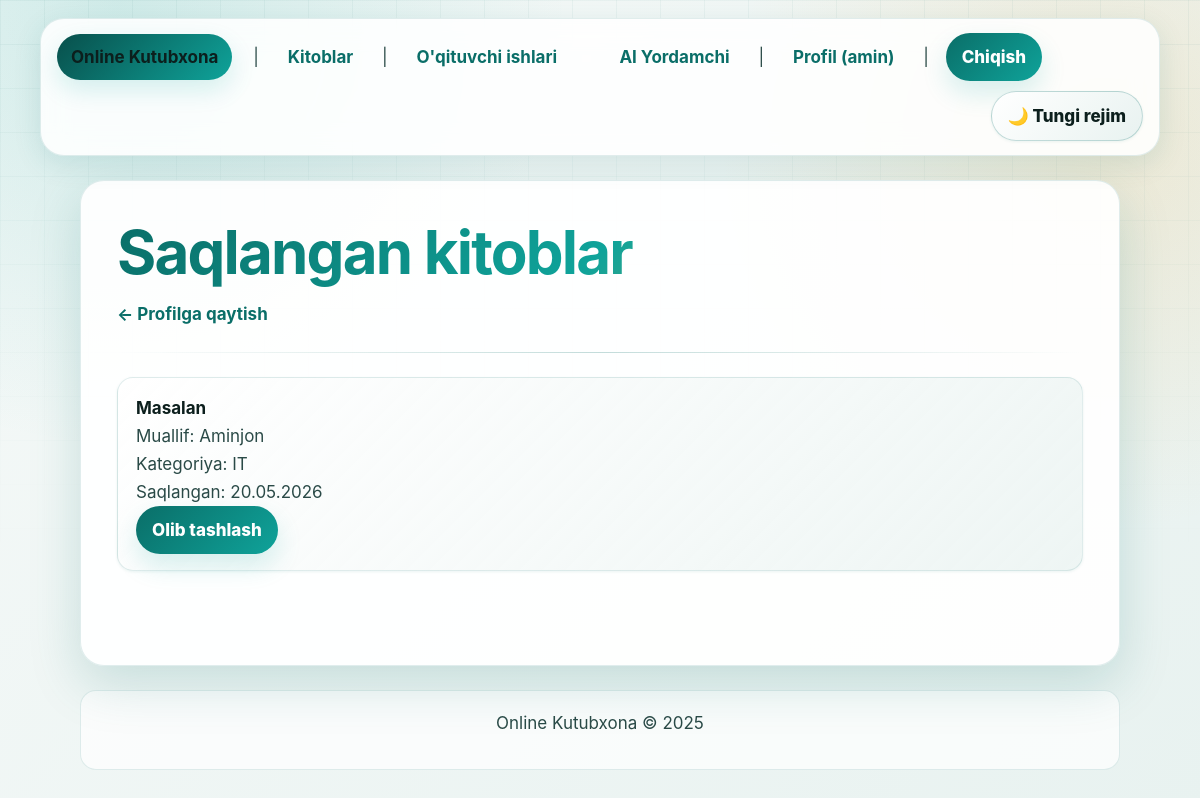
/profile/saved-books/ (signed in), run on the app's committed database.
### main/models.py (models this page shows, shortened)
class User(AbstractUser):
    class Role(models.TextChoices):
        STUDENT = 'student', 'Talaba'
        TEACHER = 'teacher', "O'qituvchi"
        ADMIN   = 'admin',   'Admin'
    role = models.CharField(
        max_length=10,
        choices=Role.choices,
        default=Role.STUDENT,
        verbose_name="Rol",
    )
    avatar = models.ImageField(
        upload_to='avatars/',
        null=True,
        blank=True,
        verbose_name="Profil rasmi",
    )
    bio = models.TextField(
        blank=True,
        verbose_name="Biografiya",
    )
    phone = models.CharField(
        max_length=20,
        blank=True,
        verbose_name="Telefon raqami",
    )
    created_at = models.DateTimeField(auto_now_add=True)
    updated_at = models.DateTimeField(auto_now=True)
    groups = models.ManyToManyField(
        'auth.Group',
        related_name='custom_user_set',
        blank=True,
        verbose_name='groups',
    )
    user_permissions = models.ManyToManyField(
        'auth.Permission',
        related_name='custom_user_set',
        blank=True,
        verbose_name='user permissions',
    )
    class Meta:
        verbose_name = "Foydalanuvchi"
        verbose_name_plural = "Foydalanuvchilar"

class SavedBook(models.Model):
    user = models.ForeignKey(
        User,
        on_delete=models.CASCADE,
        related_name='saved_books',
        verbose_name="Foydalanuvchi",
    )
    book = models.ForeignKey(
        Book,
        on_delete=models.CASCADE,
        related_name='saved_by',
        verbose_name="Kitob",
    )
    saved_at = models.DateTimeField(auto_now_add=True)
    class Meta:
        verbose_name = "Saqlangan kitob"
        verbose_name_plural = "Saqlangan kitoblar"
        unique_together = ('user', 'book')   # bir kitobni ikki marta saqlash mumkin emas
        ordering = ['-saved_at']

class Book(models.Model):
    title = models.CharField(
        max_length=255,
        verbose_name="Kitob nomi",
    )
    author = models.CharField(
        max_length=255,
        verbose_name="Muallif",
    )
    category = models.ForeignKey(
        Category,
        on_delete=models.SET_NULL,
        null=True,
        related_name='books',
        verbose_name="Kategoriya",
    )
    cover_image = models.ImageField(
        upload_to='book_covers/',
        null=True,
        blank=True,
        verbose_name="Muqova rasmi",
    )
    description = models.TextField(
        verbose_name="Qisqacha tavsif",
    )
    published_date = models.DateField(
        verbose_name="Nashr sanasi",
    )
    file = models.FileField(
        upload_to='books/',
        null=True,
        blank=True,
        verbose_name="Kitob fayli (PDF va h.k.)",
    )
    added_by = models.ForeignKey(
        User,
        on_delete=models.SET_NULL,
        null=True,
        related_name='added_books',
        verbose_name="Kim qo'shgan",
    )
    is_active = models.BooleanField(
        default=True,
        verbose_name="Faolmi?",
    )
    view_count = models.PositiveIntegerField(
        default=0,
        verbose_name="Ko'rishlar soni",
    )
    created_at = models.DateTimeField(auto_now_add=True)
    updated_at = models.DateTimeField(auto_now=True)
    class Meta:
        verbose_name = "Kitob"
        verbose_name_plural = "Kitoblar"
        ordering = ['-created_at']

class Category(models.Model):
    name = models.CharField(
        max_length=100,
        unique=True,
        verbose_name="Kategoriya nomi",
    )
    slug = models.SlugField(
        unique=True,
        verbose_name="Slug (URL uchun)",
    )
    description = models.TextField(
        blank=True,
        verbose_name="Tavsif",
    )
    icon = models.CharField(
        max_length=50,
        blank=True,
        verbose_name="Ikonka (emoji yoki CSS klass)",
    )
    created_at = models.DateTimeField(auto_now_add=True)
    class Meta:
        verbose_name = "Kategoriya"
        verbose_name_plural = "Kategoriyalar"
        ordering = ['name']

### main/views.py (the view)
# urls.py: path('profile/saved-books/', views.SavedBooksView.as_view(), name='saved-books'),
class SavedBooksView(LoginRequiredMixin, View):
    template_name = 'main/saved_books.html'
    def get(self, request):
        saved = SavedBook.objects.filter(user=request.user).select_related('book', 'book__category')
        return render(request, self.template_name, {'saved_books': saved})

### main/templates/main/saved_books.html (shortened to what this page needs)
{% extends 'base.html' %}
{% block content %}
<h1>Saqlangan kitoblar</h1>
<p><a href="{% url 'main:profile' %}">&larr; Profilga qaytish</a></p>
<hr>
{% if saved_books %}
    <ul>
        {% for saved in saved_books %}
            <li>
                <a href="{% url 'main:book-detail' saved.book.pk %}"><strong>{{ saved.book.title }}</strong></a><br>
                Muallif: {{ saved.book.author }}<br>
                {% if saved.book.category %}Kategoriya: {{ saved.book.category.name }}<br>{% endif %}
                Saqlangan: {{ saved.saved_at|date:"d.m.Y" }}<br>
                <form method="post" action="{% url 'main:book-unsave' saved.book.pk %}">
                    <button type="submit">Olib tashlash</button>
                </form>
            </li>
            <br>
        {% endfor %}
    </ul>
{% else %}
    <p>Hozircha saqlangan kitoblar yo'q.</p>
    <p><a href="{% url 'main:book-list' %}">Kitoblarni ko'rish</a></p>
{% endif %}
{% endblock %}

### main/templates/base.html (shortened to what this page needs)
{% load static %}
<!DOCTYPE html>
<html lang="uz">
<head>
    <link rel="stylesheet" href="{% static 'main/css/online_library_theme.css' %}">
</head>
<body>
<nav>
    <a href="{% url 'main:home' %}"><strong>Online Kutubxona</strong></a>
    &nbsp;|&nbsp;
    <a href="{% url 'main:book-list' %}">Kitoblar</a>
    &nbsp;|&nbsp;
    <a href="{% url 'main:work-list' %}">O'qituvchi ishlari</a>
    {% if user.is_authenticated %}
        <a href="{% url 'main:chat' %}">AI Yordamchi</a>
        &nbsp;|&nbsp;
        <a href="{% url 'main:profile' %}">Profil ({{ user.username }})</a>
        &nbsp;|&nbsp;
        <form method="post" action="{% url 'main:logout' %}" style="display:inline">
            <button type="submit">Chiqish</button>
        </form>
    {% else %}
        <a href="{% url 'main:login' %}">Kirish</a>
        &nbsp;|&nbsp;
        <a href="{% url 'main:register' %}">Ro'yxatdan o'tish</a>
    {% endif %}
</nav>
<main>
    {% block content %}{% endblock %}
</main>
<footer>
    <p>Online Kutubxona &copy; 2025</p>
</footer>
</body>
</html>

### data on the page
User: username "amin"
SavedBook: book "Masalan", book.author "Aminjon", book.category.name "IT", saved_at "20.05.2026"
